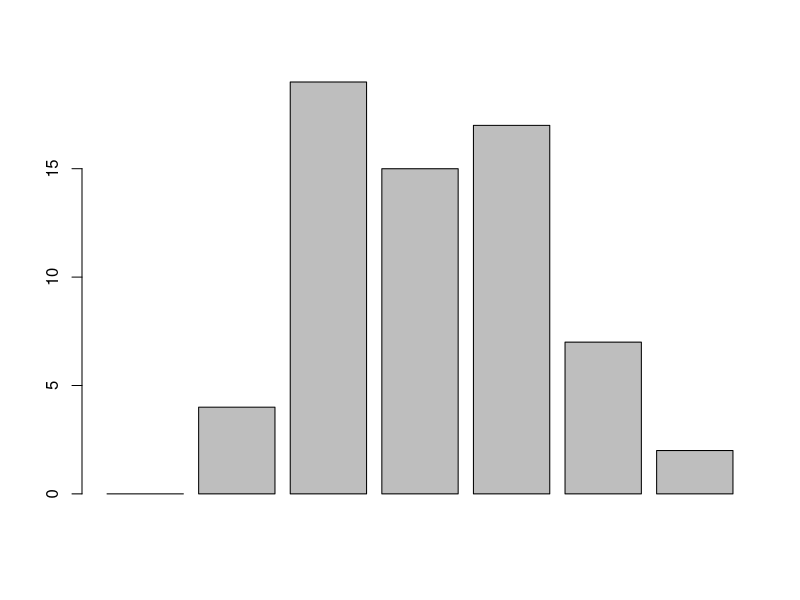
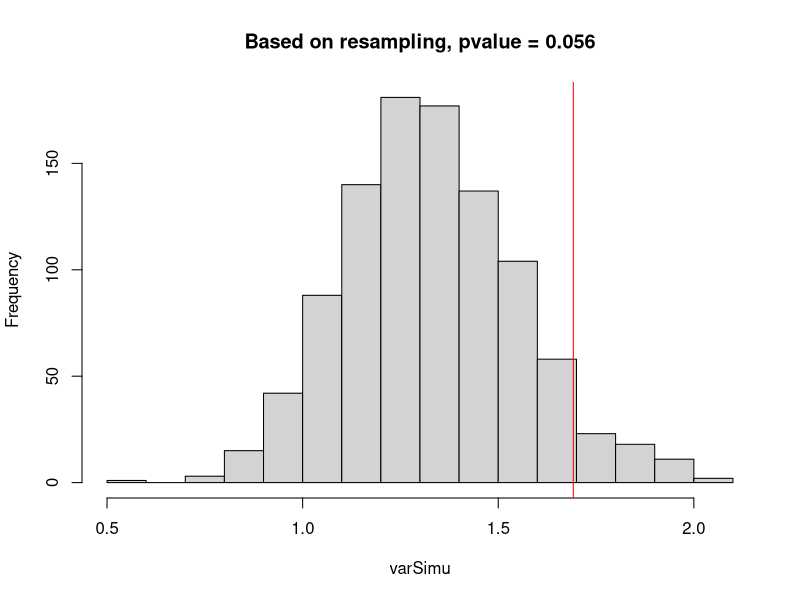

Write the R code that produced these figures, in order.
## ---- chunk 1
x <- 0:6
freq <- c(0,4,19,15,17,7,2)
barplot(freq)

x.mean <- sum(x*freq)/sum(freq)
x.mean

x.var <- sum((x-x.mean)^2*freq)/sum(freq-1)
x.var

z.test <- (x.mean-2)/sqrt(x.var)

p.value <- 1-pnorm(0.94)

p.value

varSimu<-{}
N=1000
for (i in 1:N){
  sample = rbinom(64,6,1/3)
  #rbinom(n, size, prob)
  varSimu <- c(varSimu, var(sample))
}

p.value.Simu <- sum(varSimu>x.var)/N

hist(varSimu, main= paste("Based on resampling, pvalue =",round( p.value.Simu,3)))
abline( v=x.var, col ="red")

probs <- c( dbinom(0,6,1/3),
dbinom(1,6,1/3),
dbinom(2,6,1/3),
dbinom(3,6,1/3),
dbinom(4,6,1/3),
dbinom(5,6,1/3),
dbinom(6,6,1/3))
64*probs

